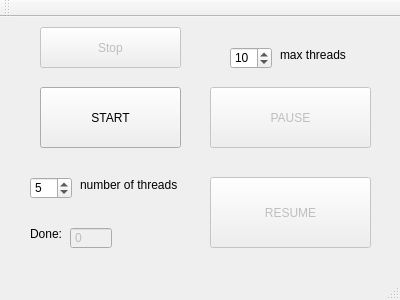
<?xml version="1.0" encoding="UTF-8"?>
<ui version="4.0">
 <class>MainWindow</class>
 <widget class="QMainWindow" name="MainWindow">
  <property name="geometry">
   <rect>
    <x>0</x>
    <y>0</y>
    <width>400</width>
    <height>300</height>
   </rect>
  </property>
  <property name="windowTitle">
   <string>MainWindow</string>
  </property>
  <widget class="QWidget" name="centralWidget">
   <widget class="QPushButton" name="start">
    <property name="geometry">
     <rect>
      <x>40</x>
      <y>70</y>
      <width>141</width>
      <height>61</height>
     </rect>
    </property>
    <property name="text">
     <string>START</string>
    </property>
   </widget>
   <widget class="QSpinBox" name="threads">
    <property name="geometry">
     <rect>
      <x>30</x>
      <y>160</y>
      <width>42</width>
      <height>22</height>
     </rect>
    </property>
    <property name="minimum">
     <number>1</number>
    </property>
    <property name="maximum">
     <number>99999</number>
    </property>
    <property name="value">
     <number>5</number>
    </property>
   </widget>
   <widget class="QLabel" name="label">
    <property name="geometry">
     <rect>
      <x>80</x>
      <y>160</y>
      <width>181</width>
      <height>16</height>
     </rect>
    </property>
    <property name="text">
     <string>number of threads</string>
    </property>
   </widget>
   <widget class="QLabel" name="label_2">
    <property name="geometry">
     <rect>
      <x>30</x>
      <y>210</y>
      <width>47</width>
      <height>13</height>
     </rect>
    </property>
    <property name="text">
     <string>Done:</string>
    </property>
   </widget>
   <widget class="QSpinBox" name="threadsDone">
    <property name="enabled">
     <bool>false</bool>
    </property>
    <property name="geometry">
     <rect>
      <x>70</x>
      <y>210</y>
      <width>42</width>
      <height>22</height>
     </rect>
    </property>
    <property name="buttonSymbols">
     <enum>QAbstractSpinBox::NoButtons</enum>
    </property>
    <property name="maximum">
     <number>999999999</number>
    </property>
   </widget>
   <widget class="QSpinBox" name="maxThreads">
    <property name="geometry">
     <rect>
      <x>230</x>
      <y>30</y>
      <width>42</width>
      <height>22</height>
     </rect>
    </property>
    <property name="minimum">
     <number>1</number>
    </property>
    <property name="maximum">
     <number>9999</number>
    </property>
    <property name="value">
     <number>10</number>
    </property>
   </widget>
   <widget class="QLabel" name="label_3">
    <property name="geometry">
     <rect>
      <x>280</x>
      <y>30</y>
      <width>131</width>
      <height>16</height>
     </rect>
    </property>
    <property name="text">
     <string>max threads</string>
    </property>
   </widget>
   <widget class="QPushButton" name="pause">
    <property name="enabled">
     <bool>false</bool>
    </property>
    <property name="geometry">
     <rect>
      <x>210</x>
      <y>70</y>
      <width>161</width>
      <height>61</height>
     </rect>
    </property>
    <property name="text">
     <string>PAUSE</string>
    </property>
   </widget>
   <widget class="QPushButton" name="resume">
    <property name="enabled">
     <bool>false</bool>
    </property>
    <property name="geometry">
     <rect>
      <x>210</x>
      <y>160</y>
      <width>161</width>
      <height>71</height>
     </rect>
    </property>
    <property name="text">
     <string>RESUME</string>
    </property>
   </widget>
   <widget class="QPushButton" name="stop">
    <property name="enabled">
     <bool>false</bool>
    </property>
    <property name="geometry">
     <rect>
      <x>40</x>
      <y>10</y>
      <width>141</width>
      <height>41</height>
     </rect>
    </property>
    <property name="text">
     <string>Stop</string>
    </property>
   </widget>
  </widget>
  <widget class="QMenuBar" name="menuBar">
   <property name="geometry">
    <rect>
     <x>0</x>
     <y>0</y>
     <width>400</width>
     <height>21</height>
    </rect>
   </property>
  </widget>
  <widget class="QToolBar" name="mainToolBar">
   <attribute name="toolBarArea">
    <enum>TopToolBarArea</enum>
   </attribute>
   <attribute name="toolBarBreak">
    <bool>false</bool>
   </attribute>
  </widget>
  <widget class="QStatusBar" name="statusBar"/>
 </widget>
 <layoutdefault spacing="6" margin="11"/>
 <resources/>
 <connections/>
</ui>
